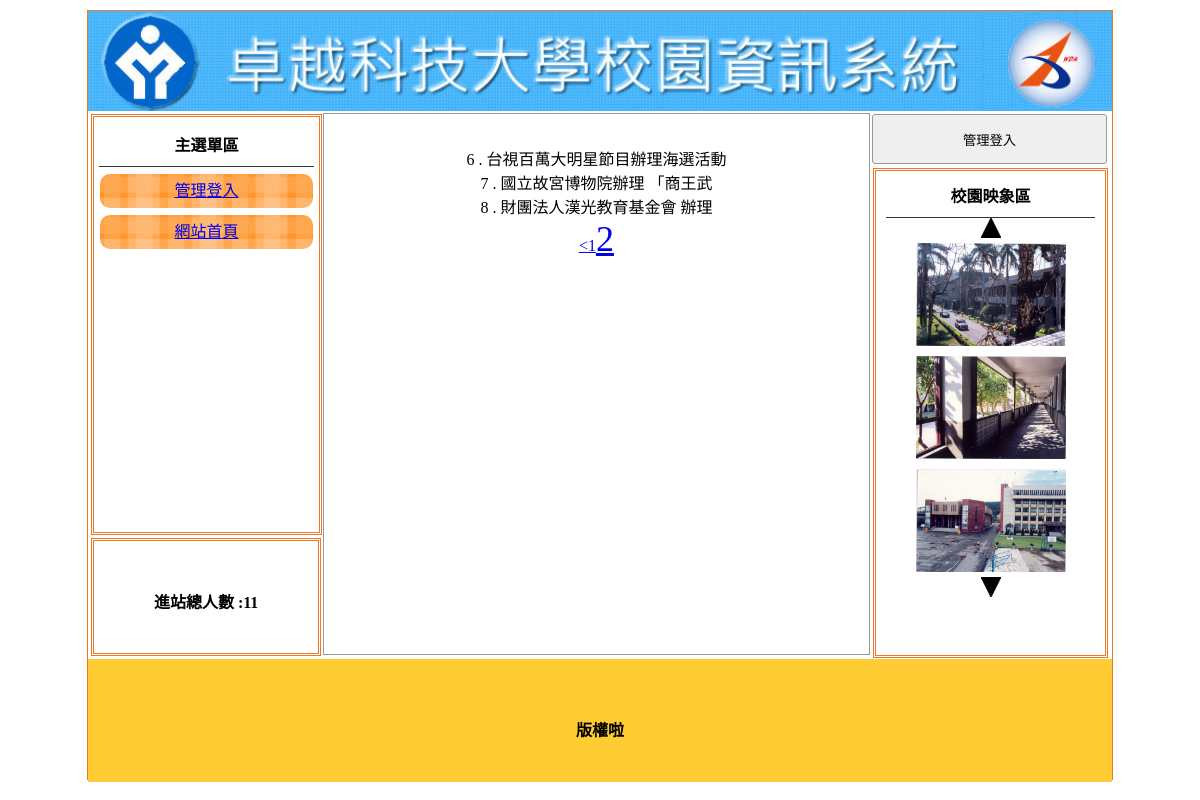
The app's page /?do=news&p=2 with its own data.
### tables this page shows
CREATE TABLE `home` (
  `id` int(10) UNSIGNED NOT NULL,
  `img` text NOT NULL,
  `text` text NOT NULL,
  `sh` int(11) NOT NULL DEFAULT 0
);

CREATE TABLE `menu` (
  `id` int(10) UNSIGNED NOT NULL,
  `title` text NOT NULL,
  `text` text NOT NULL,
  `sh` int(11) NOT NULL DEFAULT 1,
  `MID` int(11) NOT NULL DEFAULT 0
);

CREATE TABLE `total` (
  `id` int(10) UNSIGNED NOT NULL,
  `total` int(11) NOT NULL
);

CREATE TABLE `news` (
  `id` int(10) UNSIGNED NOT NULL,
  `text` text NOT NULL,
  `sh` int(11) NOT NULL DEFAULT 1
);

CREATE TABLE `image` (
  `id` int(10) UNSIGNED NOT NULL,
  `img` text NOT NULL,
  `sh` int(11) NOT NULL DEFAULT 1
);

CREATE TABLE `bottom` (
  `id` int(10) UNSIGNED NOT NULL,
  `text` text NOT NULL
);

### base.php (called while the page is built, shortened)
<?php session_start();
class DB
{
  private $dns = "mysql:host=localhost;charset=utf8;dbname=db01-2", $table, $pdo, $root = "root", $pw = '';
  function __construct($table)
  {
    $this->table = $table;
    $this->pdo = new PDO($this->dns, $this->root, $this->pw);
  }
  function all(...$arg)
  {
    $sql = "SELECT * FROM $this->table ";
    if (isset($arg[0])) {
      if (is_array($arg[0])) {
        foreach ($arg[0] as $k => $v) {
          $tmp[] = sprintf("`%s` = '%s'", $k, $v);
        }
        $sql = $sql . " WHERE " . implode(" && ", $tmp);
      } else {
        $sql = $sql . $arg[0];
      }
    }
    return $this->pdo->query($sql)->fetchAll();
  }
  function count(...$arg)
  {
    $sql = "SELECT count(*) FROM $this->table ";
    return $this->pdo->query($sql)->fetchColumn();
  }
  function find($id)
  {
    $sql = "SELECT * FROM $this->table ";
    if (is_array($id)) {
      foreach ($id as $k => $v) {
        $tmp[] = sprintf("`%s` = '%s'", $k, $v);
      }
      $sql = $sql . " WHERE " . implode(" && ", $tmp);
    } else {
      $sql = $sql ." WHERE `id` = '$id'";
    }
    return $this->pdo->query($sql)->fetch(PDO::FETCH_ASSOC);
  }
  function save($ar)
  {
    if (isset($ar['id'])) {
      foreach ($ar as $k => $v) {
        if($k != 'id')$tmp[] = sprintf("`%s` = '%s'", $k, $v);
      }
      $sql ="UPDATE $this->table SET " . implode(" , ", $tmp) . " WHERE `id` = '{$ar['id']}'";
    } else {
      $sql ="INSERT INTO $this->table (`".implode("`,`",array_keys($ar)) . "`) VALUES ('" .implode("','",$ar) ."')" ;
    }
    return $this->pdo->exec($sql);
  }
}
$Home=new DB('home');
$Image=new DB('image');
$Total=new DB('total');
$Bottom=new DB('bottom');
$News=new DB('news');
$Menu=new DB('menu');

### index.php (the view, shortened to what this page needs)
<?php include_once 'base.php' ?>
<!DOCTYPE html PUBLIC "-//W3C//DTD XHTML 1.0 Transitional//EN" "http://www.w3.org/TR/xhtml1/DTD/xhtml1-transitional.dtd">
<html xmlns="http://www.w3.org/1999/xhtml">
<head>
  <link href="css.css" rel="stylesheet" type="text/css">
</head>
<body>
  <div id="main">
    <a title="" href="/index.php">
      <div class="ti" style="background:url('icon/<?=$Home->find(['sh'=>1])['img']?>'); background-size:cover;"></div>
    </a>
    <div id="ms">
      <div id="lf" style="float:left;">
        <div id="menuput" class="dbor">
          <span class="t botli">主選單區</span>
          <?php $mes=$Menu->all(["MID"=>0]);
            foreach($mes as $m){
              printf('<div class="mainmu cent m"><a href="%s">%s</a>',$m['text'],$m['title']);
              $mus=$Menu->all(["MID"=>$m['id']]);
              foreach($mus as $u){
              printf('<div class="mainmu2 cent u "><a href="%s">%s</a></div>',$u['text'],$u['title']);
              }
              echo "</div>";
            }
          ?>
        </div>
        <div class="dbor" style="margin:3px; width:95%; height:20%; line-height:100px;">
          <span class="t">進站總人數 :<?=$Total->find(1)['total']?> </span>
        </div>
      </div>
      <div class="di" style="height:540px; border:#999 1px solid; width:53.2%; margin:2px 0px 0px 0px; float:left; position:relative; left:20px;">
        <marquee scrolldelay="120" direction="left" style="position:absolute; width:100%; height:40px;">
        </marquee>
        <div style="height:32px; display:block;"></div>
      <?php
        $do=$_GET['do']??'home';
        $file= "front/$do.php";
        include_once file_exists($file)?$file:'front/home.php';
      ?>
        </div>
      <div class="di di ad" style="height:540px; width:23%; padding:0px; margin-left:22px; float:left; ">
        <button style="width:100%; margin-left:auto; margin-right:auto; margin-top:2px; height:50px;" onclick="lo('?do=login')">管理登入</button>
        <div style="width:89%; height:480px;" class="dbor">
          <span class="t botli">校園映象區</span>
            <div class="cent"><img src="./icon/up.jpg" onclick="pp(1)"></div>
            <div class="cent"><?php $img=$Image->all(['sh'=>1]);
            foreach($img as $k => $i){
              printf('<img class="im" id="ssaa%s" src="./icon/%s" style="width:150px;height:103px;padding:5px">',$k,$i['img']);
            }
            ?></div>
            <div class="cent"><img src="./icon/dn.jpg" onclick="pp(2)"></div>
        </div>
      </div>
    </div>
    <div style="width:1024px; left:0px; position:relative; background:#FC3; margin-top:4px; height:123px; display:block;">
      <span class="t" style="line-height:123px;"><?=$Bottom->find(1)['text']?></span>
    </div>
  </div>
</body>
</html>

### front/news.php (shortened to what this page needs)
<div style="text-align:center;">
<?php
                $big=$News->count();
                $small=5;
                $page=ceil($big/$small);
                $now=$_GET['p']??1;
                $start=($now-1)*$small;
                $rows=$News->all(" LIMIT $start,$small");
                  foreach($rows as $k => $row){
                    printf('<div class="sswww">%s . %s <pre class="all" style="display:none">%s</pre></div>',$k+1+$start,mb_substr($row['text'],0,15),$row['text']);
                  }
                ?>
            <div class="cent">
            <?php
              if($now-1>0)printf('<a href="?do=news&p=%s"><</a>',$now-1);
              for($i=1;$i<=$page;$i++)printf('<a href="?do=news&p=%s" %s>%s</a>',$i,($now==$i)?'style="font-size:36px"':'',$i);
            ?>
            </div>
</div>

### css.css (style rules this page uses)
body { padding:0px; margin:0px; }
#main { width:1024px; height:768px; margin:10px auto 10px auto; border:#EE7728 1px solid; position:relative; }
.ti { width:100%; height:100px; position:relative; background-size:cover; background-repeat:no-repeat; }
.dbor { border:#EE7728 double 3px; margin:1px; padding:2px 10px 2px 10px; }
.t { font-weight:800; display:block; text-align:center; padding:10px 1px 10px 1px; }
.botli { border-bottom:#333 1px solid; }
.mainmu { position:relative; border-radius:10px; background:url(icon/menu.fw.png) center no-repeat; background-size:cover; line-height:30px; padding:2px 10px 2px 10px; margin:7px 1px 7px 1px; }
#lf { height:540px; width:21%; display:inline-block; }
#menuput { width:100%; height:75%; position:relative; padding:5px; display:block; margin: 3px; }
.di { display:inline-block; }
.ad { margin:1px; padding:2px 10px 2px 10px; }
.cent { text-align:center; }
input,button { border:#999 1px solid; border-radius:3px; background:#EFEFEF; padding:5px; margin:3px; }

### records on screen
home: img (picture)
menu: title "管理登入"
menu: title "網站首頁"
total: total "11"
news: start "6", text "台視百萬大明星節目辦理海選活動"
news: start "7", text "國立故宮博物院辦理 「商王武"
news: start "8", text "財團法人漢光教育基金會 辦理"
image: img (picture)
image: img (picture)
image: img (picture)
bottom: text "版權啦"
